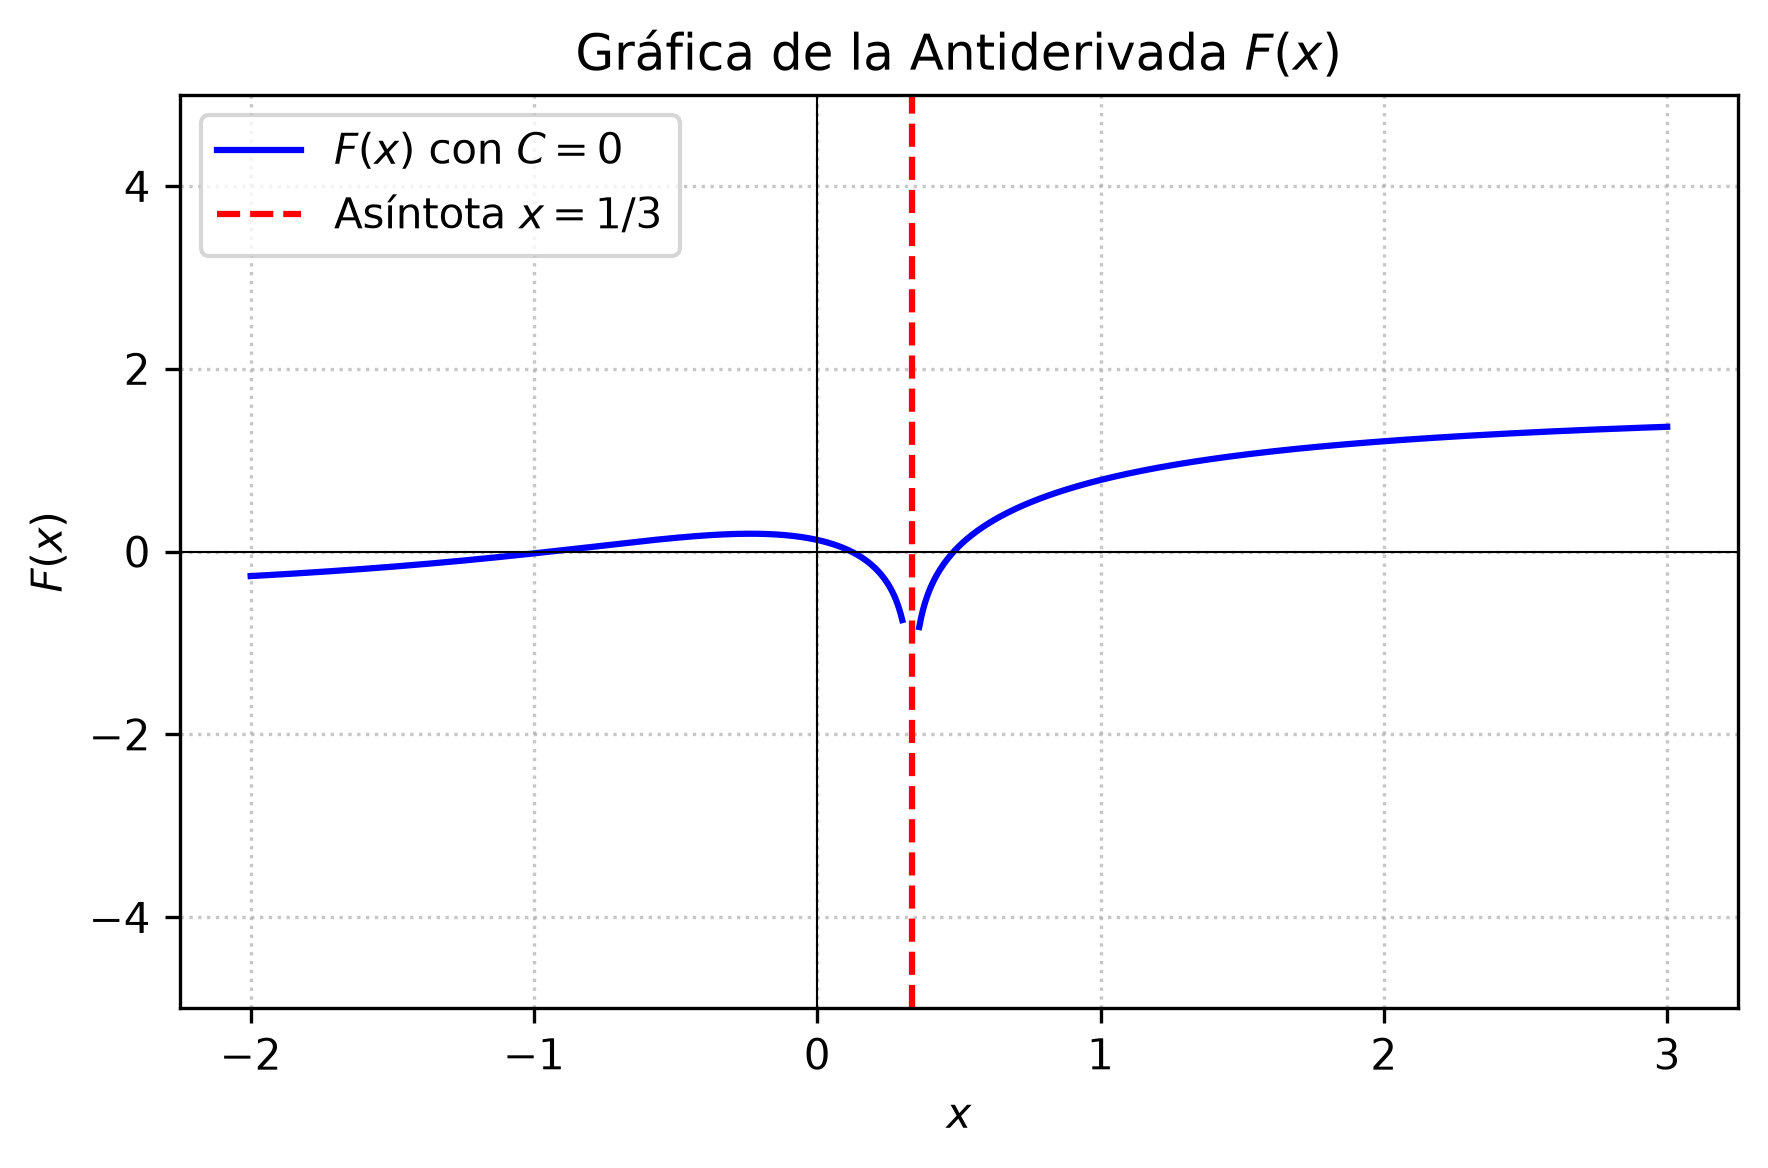

This figure's Python source:
import matplotlib
matplotlib.use('Agg')
import numpy as np
import matplotlib.pyplot as plt

# Definir el dominio de la función, evitando la asíntota vertical en x = 1/3 ≈ 0.333
x1 = np.linspace(-2, 0.3, 400)
x2 = np.linspace(0.36, 3, 400)

def antiderivada(x):
    # F(x) con C = 0
    term1 = (5/11) * np.log(np.abs(3*x - 1))
    term2 = -(5/22) * np.log(x**2 + x/3 + 1)
    term3 = (9 / (2 * np.sqrt(35))) * np.arctan((6*x + 1) / np.sqrt(35))
    return term1 + term2 + term3

y1 = antiderivada(x1)
y2 = antiderivada(x2)

plt.figure(figsize=(6, 4))
plt.plot(x1, y1, label=r'$F(x)$ con $C=0$', color='b')
plt.plot(x2, y2, color='b')

plt.axvline(x=1/3, color='r', linestyle='--', label=r'Asíntota $x = 1/3$')
plt.title('Gráfica de la Antiderivada $F(x)$')
plt.xlabel('$x$')
plt.ylabel('$F(x)$')
plt.ylim(-5, 5)
plt.axhline(0, color='black', linewidth=0.5)
plt.axvline(0, color='black', linewidth=0.5)
plt.grid(True, linestyle=':', alpha=0.7)
plt.legend(loc='upper left')
plt.tight_layout()

plt.savefig(r'semana_03/graficas/SEM03_P30_grafica.png', dpi=300, bbox_inches='tight')
plt.close()
